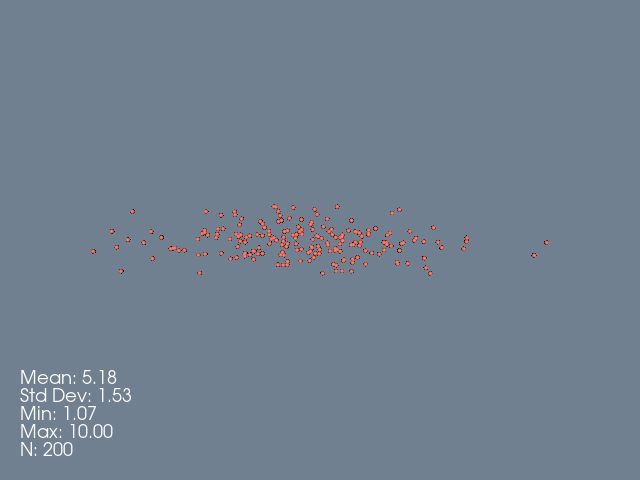

Write the Python code that produced this figure.
#!/usr/bin/env python

# Demonstrate vtkDescriptiveStatistics to compute mean, standard deviation,
# and other statistics on random data, then display the data as a scatter
# plot with a text overlay showing the computed statistics.

import random

# Factory overrides: importing these modules registers the OpenGL rendering
# and interaction style implementations for vtkRenderingCore factory classes.
import vtkmodules.vtkInteractionStyle  # noqa: F401
import vtkmodules.vtkRenderingOpenGL2  # noqa: F401

# VTK pipeline classes used in this example
from vtkmodules.vtkCommonCore import vtkFloatArray, vtkPoints
from vtkmodules.vtkCommonDataModel import vtkPolyData, vtkTable
from vtkmodules.vtkFiltersStatistics import vtkDescriptiveStatistics
from vtkmodules.vtkFiltersSources import vtkSphereSource
from vtkmodules.vtkRenderingCore import (
    vtkActor,
    vtkGlyph3DMapper,
    vtkRenderWindow,
    vtkRenderWindowInteractor,
    vtkRenderer,
    vtkTextActor,
)

# Colors (normalized RGB)
tomato_rgb = (0.980, 0.502, 0.447)
slate_gray_rgb = (0.439, 0.502, 0.565)

# Generate random data
random.seed(42)
n = 200
values = vtkFloatArray()
values.SetName("Value")
values.SetNumberOfTuples(n)

points = vtkPoints()
for i in range(n):
    v = random.gauss(5.0, 1.5)
    values.SetValue(i, v)
    points.InsertNextPoint(v, random.gauss(0, 0.3), 0)

# Statistics: compute descriptive statistics
table = vtkTable()
table.AddColumn(values)

stats = vtkDescriptiveStatistics()
stats.SetInputData(0, table)
stats.AddColumn("Value")
stats.SetLearnOption(True)
stats.SetDeriveOption(True)
stats.SetAssessOption(False)
stats.Update()

# Compute stats from raw data for the text overlay
raw = [values.GetValue(i) for i in range(n)]
mean_val = sum(raw) / n
std_val = (sum((v - mean_val) ** 2 for v in raw) / n) ** 0.5
min_val = min(raw)
max_val = max(raw)

# Point cloud for visualization
polydata = vtkPolyData()
polydata.SetPoints(points)

# Source: small sphere glyph
glyph_source = vtkSphereSource()
glyph_source.SetRadius(0.05)
glyph_source.SetPhiResolution(8)
glyph_source.SetThetaResolution(8)

# Mapper: place glyphs at each data point
mapper = vtkGlyph3DMapper()
mapper.SetInputData(polydata)
mapper.SetSourceConnection(glyph_source.GetOutputPort())
mapper.ScalingOff()

# Actor: assign the glyph geometry
actor = vtkActor()
actor.SetMapper(mapper)
actor.GetProperty().SetColor(tomato_rgb)

# Text overlay: display computed statistics
stats_text = (
    f"Mean: {mean_val:.2f}\n"
    f"Std Dev: {std_val:.2f}\n"
    f"Min: {min_val:.2f}\n"
    f"Max: {max_val:.2f}\n"
    f"N: {n}"
)
text_actor = vtkTextActor()
text_actor.SetInput(stats_text)
text_actor.SetPosition(20, 20)
text_actor.GetTextProperty().SetFontSize(18)
text_actor.GetTextProperty().SetColor(1.0, 1.0, 1.0)

# Renderer: assemble the scene
renderer = vtkRenderer()
renderer.AddActor(actor)
renderer.AddViewProp(text_actor)
renderer.SetBackground(slate_gray_rgb)

# Window: display the rendered scene
render_window = vtkRenderWindow()
render_window.AddRenderer(renderer)
render_window.SetWindowName("descriptive statistics")
render_window.SetMultiSamples(0)
render_window.SetSize(640, 480)

# Interactor: handle mouse and keyboard events
render_window_interactor = vtkRenderWindowInteractor()
render_window_interactor.SetRenderWindow(render_window)

# Launch the interactive visualization
render_window_interactor.Initialize()
render_window_interactor.Start()
